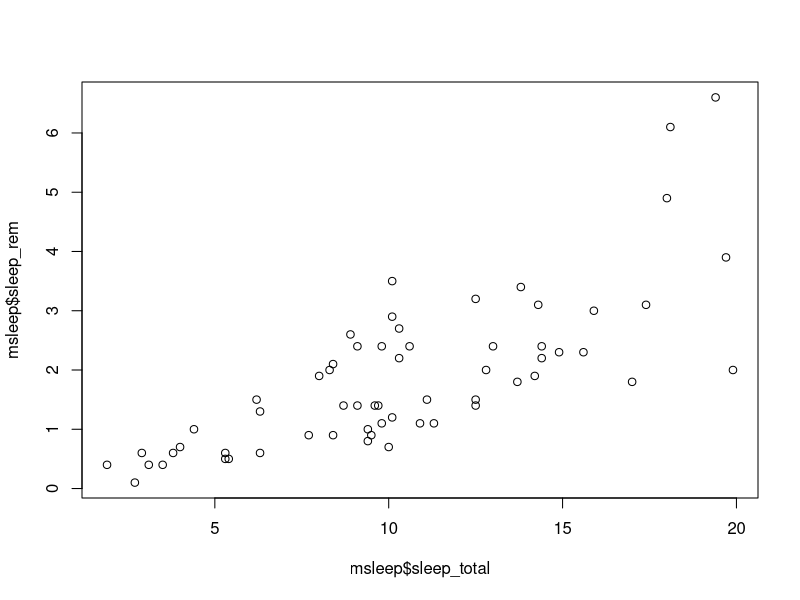
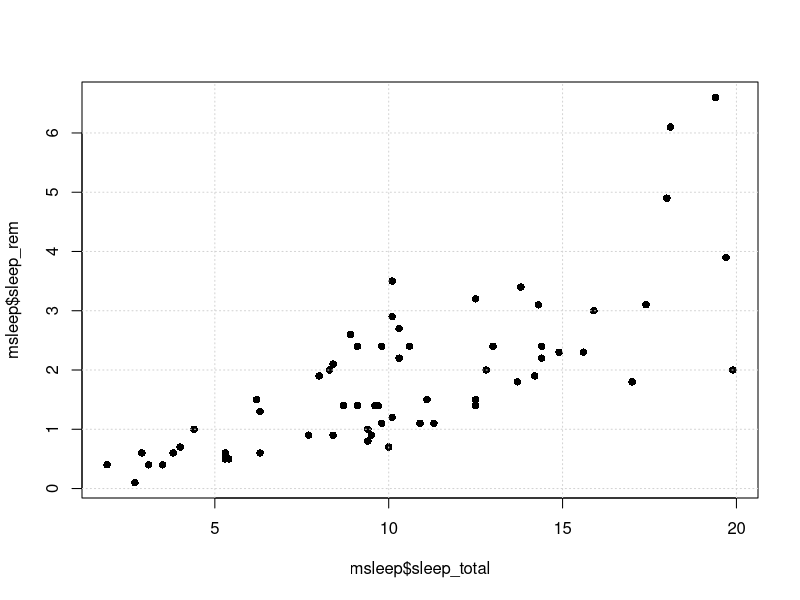
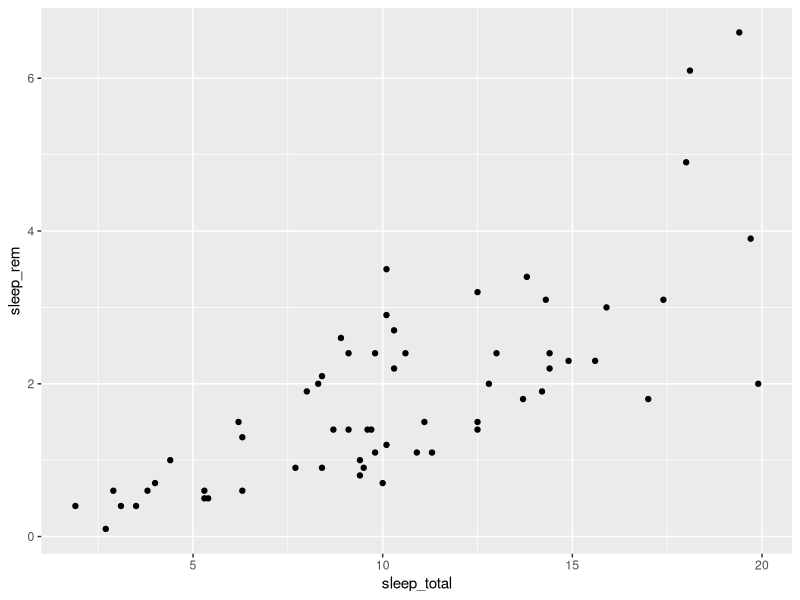
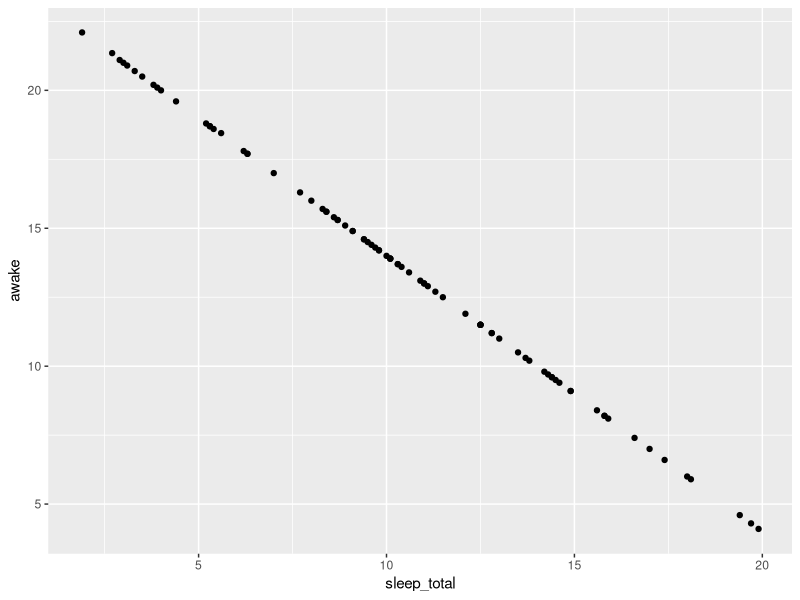
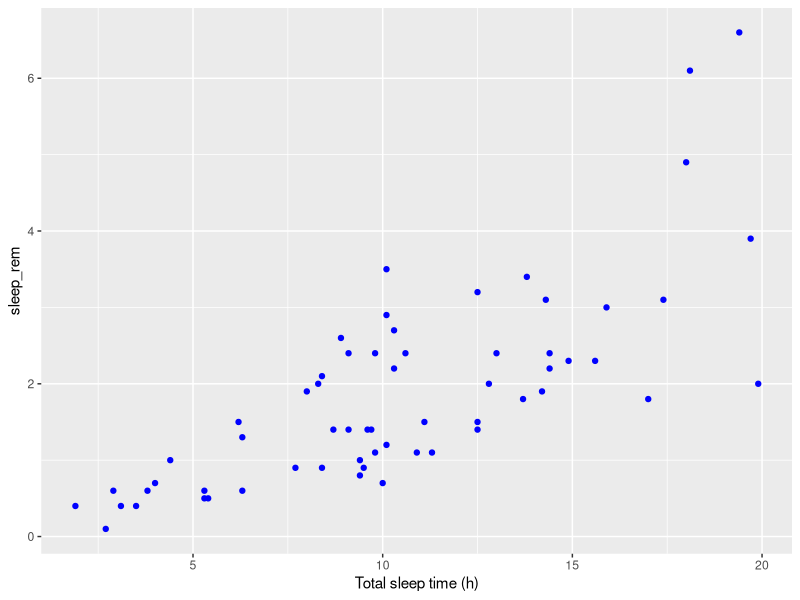
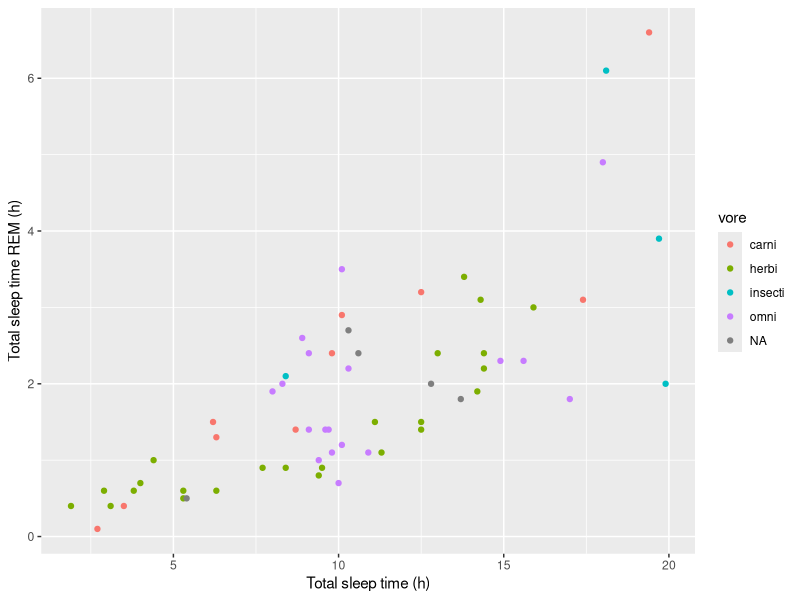
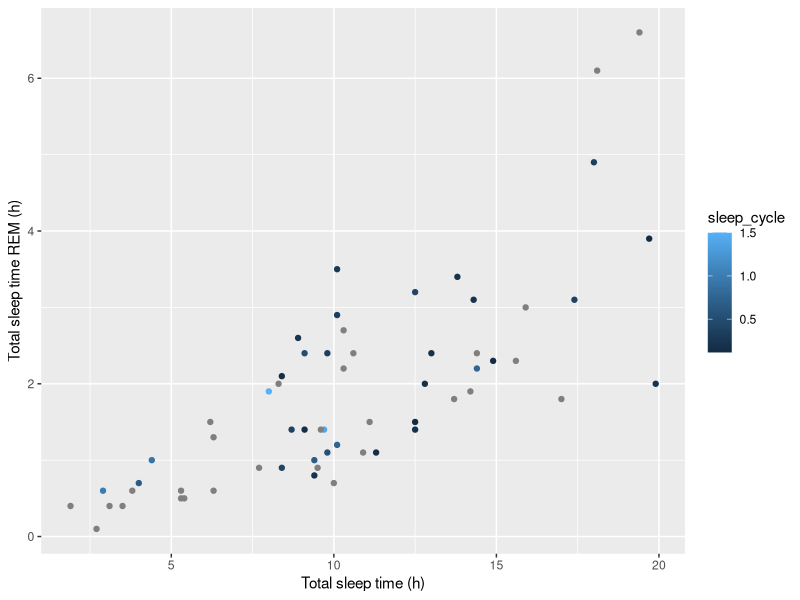
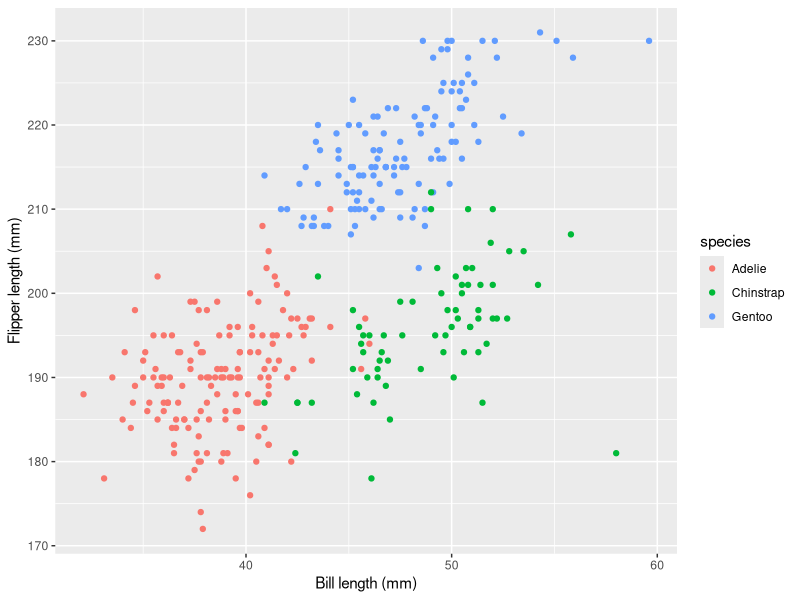

Recreate these plots in R, in order.
## ---- chunk 1
knitr::opts_chunk$set(echo = TRUE)
## ---- chunk 2
age <- c(10, 28, 48, 47, 71, 22, 80, 48, 30, 31)
age

age_months <- age * 12
age_months
## ---- chunk 3
purchase <- c(14, 20, 59, 2, 12, 22, 160, 34, 34, 29)
purchase
## ---- chunk 4
bookstore <- data.frame(age, purchase)
bookstore
## ---- chunk 5
x <- 4
x
## ---- chunk 6
names <- c("foo", "mola", "nandia", "fefe", "ogogo")
heights <- c(177, 220, 190, 168, 201)
weights <- c(88, 110, 95, 60, 90)

people1 <- data.frame(names, heights, weights)
people1
## ---- chunk 7
mean(age)
mean(bookstore$age)
## ---- chunk 8
cor(bookstore$age, bookstore$purchase)
## ---- chunk 9
cor(age, purchase, method = "spearman")
## ---- chunk 10
mean(people1$heights)

cor(people1$heights, people1$weights, method = "spearman")
## ---- chunk 11
length(people1$heights)

sort(people1$weights, decreasing = TRUE)
## ---- chunk 12
exp(1)

sin(people1$weights)

sum(people1$weights)

factorial(4)

choose(4,2)
## ---- chunk 13
sqrt(pi)

exp(2)*log(4)
## ---- chunk 14
install.packages("ggplot2")

library(ggplot2)
## ---- chunk 15
install.packages("palmerpenguins")

library(palmerpenguins)
## ---- chunk 16
msleep
## ---- chunk 17
View(msleep)
## ---- chunk 18
str(msleep)
## ---- chunk 19
summary(msleep)
## ---- chunk 20
msleep <- data.frame(msleep)
## ---- chunk 21

mean(msleep$sleep_total)      # Mean
median(msleep$sleep_total)    # Median
max(msleep$sleep_total)       # Max
min(msleep$sleep_total)       # Min
sd(msleep$sleep_total)        # Standard deviation
var(msleep$sleep_total)       # Variance
quantile(msleep$sleep_total)  # Various quantiles

## ---- chunk 22
sum(msleep$sleep_total > 8)   # Frequency (count)
mean(msleep$sleep_total > 8)  # Relative frequency (proportion)
## ---- chunk 23
mean(msleep$sleep_rem, na.rm = TRUE)
## ---- chunk 24
cor(msleep$sleep_total, msleep$sleep_rem)
## ---- chunk 25
cor(msleep$sleep_total, msleep$sleep_rem, use = "complete.obs")  # <- use complete obsevations only
## ---- chunk 26
table(msleep$vore)
## ---- chunk 27
round(proportions(table(msleep$vore)),3)
## ---- chunk 28
# Counts:
table(msleep$vore, msleep$conservation)

# Proportions, per row:
proportions(table(msleep$vore, msleep$conservation), margin = 1)

# Proportions, per column:
proportions(table(msleep$vore, msleep$conservation), margin = 2)

# Proportions, out of total:
proportions(table(msleep$vore, msleep$conservation))
## ---- chunk 29

plot(msleep$sleep_total, msleep$sleep_rem)

plot(msleep$sleep_total, msleep$sleep_rem, pch = 16)
grid()

## ---- chunk 30
ggplot(msleep, aes(x = sleep_total, y = sleep_rem)) + 
  geom_point()
## ---- chunk 31
ggplot(msleep, aes(sleep_total, awake)) +
      geom_point()
## ---- chunk 32
ggplot(msleep, aes(sleep_total, sleep_rem)) +
      #geom_point() +
      geom_point(colour = "blue") +
      labs(x = "Total sleep time (h)")
## ---- chunk 33
ggplot(msleep, aes(sleep_total, sleep_rem, colour = vore)) +
      geom_point() +
      labs(x = "Total sleep time (h)", y = "Total sleep time REM (h)")
## ---- chunk 34
ggplot(msleep, aes(sleep_total, sleep_rem, colour = sleep_cycle)) +
      geom_point() +
      labs(x = "Total sleep time (h)", y = "Total sleep time REM (h)")
## ---- chunk 35
ggplot(penguins, aes(x = bill_length_mm, y = flipper_length_mm, colour = species)) +
      geom_point() +
      labs(x = "Bill length (mm)", y = "Flipper length (mm)")
## ---- chunk 36
ggplot(penguins, aes(x = bill_length_mm, y = flipper_length_mm, colour = species)) +
      geom_point(alpha=0.5) +
      labs(x = "Bill length (mm)", y = "Flipper length (mm)")
## ---- chunk 37
ggplot(penguins, aes(x = bill_length_mm, y = flipper_length_mm, colour = species, shape = island)) +
      geom_point(alpha=0.9) +
      labs(x = "Bill length (mm)", y = "Flipper length (mm)")
## ---- chunk 38

ggplot(penguins, aes(x = bill_length_mm, y = flipper_length_mm, colour = species, shape = island, size = body_mass_g)) +
      geom_point(alpha=0.9) +
      labs(x = "Bill length (mm)", y = "Flipper length (mm)")
